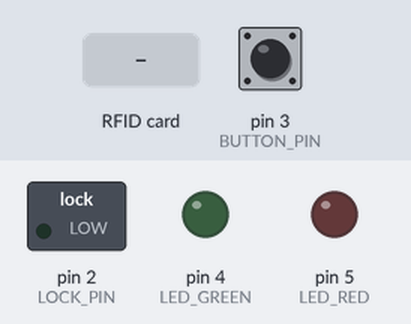
Bench run of a sketch on a simulated Arduino Uno, built with avr-gcc and run on an emulated ATmega328P. On the bench: switched loads named in the sketch (green lamp = pin HIGH), output pins drawn as LEDs (lit = HIGH). Dashed ring = blinking. Inputs (shaded band) come from the test bench; at power-on: pin 3 (BUTTON_PIN) LOW.

Above: at 1.2 s.
1.3 s: RFID card 5E 7A 19 C4 held to the reader
At 1.55 s:
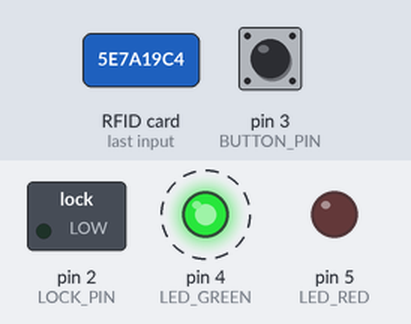
Timing chart, 0 to 4.3 s (numbered marks = the images above; inputs shaded):
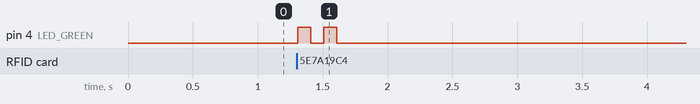

The sketch:

doorLock.ino
```cpp
/* Biblioteca com operações relacionadas aos cartões */
#include "RFID.hpp"

/* Biblioteca com operações relacionadas ao LED */
#include "Led.hpp"

/* Biblioteca com operações relacionadas ao relé */
#include "Rele.hpp"

/* Biblioteca com operações relacionadas ao botão */
#include "Button.hpp"

/* Definindo as variáveis globais para evitar, de declarar várias vezes */
LED led;
RFID rfid;
Rele rele;
Button button;

void setup(){
  /* Inicializa o RFID */
  rfid.initializeRFID();

  /* Inicializa o LED */
  led.initializeLED();

  /* Verifica se tem erro no RFID */
  while(rfid.errorRFID())
    led.blinkLED(LED_RED);

  /* Inicializa o relé */
  rele.initializeRele();

  /* Inicializa o botão */
  button.initializeButton();
}

void loop(){
  /* Fica lendo o botão */
  int buttonState = button.getValueButton();

  /* Verifica se não é novo cartão presente */
  if(!rfid.isNewCardPresent())
    return;

  /* Verifica se está lendo o cartão serial */
  if (!rfid.readCardSerial())
    return;

  /* Pega o ID do cartão RFID */
  String id = rfid.getIdCard();
  bool validCard = false;

  /* Verifica se o id que foi passado por parâmetro é igual ao que está no vetor ou se o botão foi presionado */
  if(rfid.cardIsValid(id) || buttonState == HIGH){

    /* Se é válido libera a porta */
    /* Ativo o relé, espero 5 segundos e depois desativo o relé */
    rele.turnOnRele();
    delay(TIMER_LOCK);
    rele.turnOffRele();

    /* Pisca o LED sinalizando que o cartão é válido */
    validCard = true;
    led.countBlinkLED(validCard);

  } else {

    /* Se não é válido, pisca o LED para mostrar que o cartão é inválido */
    led.countBlinkLED(validCard);

  }

  /* Delay para não ficar lendo várias vezes */
  delay(TIMER_READ_RFID);
}
```

Button.cpp
```cpp
#include "Button.hpp"

/**
* Autor: Alexandre Yuji Kajihara
* Descrição: implementações dos métodos que foram definidos como protótipos no arquivo Button.hpp.
* Esses métodos estão relacionados as operações que são realizadas pelo botão.
* Data de criação: 10/04/2018
* Data de atualização: 11/04/2018
**/

/**
* O método initializeButton(void), basicamente inicializa o botão na porta que foi definida, que no nosso caso é a porta 3.
* @param void, não tem nenhum parâmetro.
* @return void, não retorna nada.
*/
void Button :: initializeButton(void){
  pinMode(BUTTON_PIN, INPUT);
}

/**
* O método getValueButton(void), basicamente retorna o valor lido pelo botão.
* @param void, não tem nenhum parâmetro.
* @return digitalRead(BUTTON_PIN), que é um inteiro com o valor do botão.
*/
int Button :: getValueButton(void){
  return digitalRead(BUTTON_PIN);
}
```

Button.hpp
```cpp
#ifndef BUTTON_H
#define BUTTON_H

/**
* Autor: Alexandre Yuji Kajihara
* Descrição: definição de alguns valores necessários para se utilizar o botão,
* a inclusão de biblioteca, para poder utilizar o pinMode, etc. e os protótipos dos métodos.
* Data de criação: 10/04/2018
* Data de atualização: 11/04/2018
**/

/* Biblioteca necessária para utilizar os métodos pinMode(), digitalRead() */
#include <Arduino.h>

/* Definindo valores relacionado ao botão */
#define BUTTON_PIN 3

class Button{
	public:
    /* Protótipo dos métodos */
    void initializeButton(void);
    int getValueButton(void);
};

#endif /* BUTTOn_H */
```

Led.cpp
```cpp
#include "LED.hpp"

/**
* Autor: Alexandre Yuji Kajihara
* Descrição: implementações dos métodos que foram definidos como protótipos no arquivo Led.hpp. Esses métodos estão relacionados as operações
* que são realizadas pelo LED.
* Data de criação: 02/03/2018
* Data de atualização: 11/04/2018
**/

/**
* O método initializeLED(void), basicamente inicializa o LED na porta que foi definida, que no nosso caso é a porta 7.
* @param void, não tem nenhum parâmetro.
* @return void, não retorna nada.
*/
void LED :: initializeLED(void){
	pinMode(LED_RED, OUTPUT);
  pinMode(LED_GREEN, OUTPUT);
}

/**
* O método onLED(void), basicamente liga o LED na porta que foi definida, que no nosso caso é a porta 7.
* @param pinLed, que é um inteiro e recebe como parâmetro o valor do pino a qual o led está ligado no arduino.
* @return void, não retorna nada.
*/
void LED :: onLED(int pinLed){
	digitalWrite(pinLed, HIGH);
	delay(DELAYLED);
}

/**
* O método offLED(void), basicamente desliga o LED na porta que foi definida, que no nosso caso é a porta 7.
* @param pinLed, que é um inteiro e recebe como parâmetro o valor do pino a qual o led está ligado no arduino.
* @return void, não retorna nada.
*/
void LED :: offLED(int pinLed){
	digitalWrite(pinLed, LOW);
	delay(DELAYLED);
}

/**
* O método blinkLED(void), basicamente chama as funções de ligar e desligar o LED, para que o mesmo fique piscando.
* @param pinLed, que é um inteiro e recebe como parâmetro o valor do pino a qual o led está ligado no arduino.
* @return void, não retorna nada.
*/
void LED :: blinkLED(int pinLed){
  LED :: onLED(pinLed);
  LED :: offLED(pinLed);
}

/**
* O método countBlinkLED(int countBlink), basicamente chama a função de piscar o LED, baseado na quantidade de vezes que foi passado por parâmetro.
* @param valid, que é um booleano e recebe como parâmetro verdadeiro caso o cartão seja válido e caso contrário falso.
* @return void, não retorna nada.
*/
void LED :: countBlinkLED(bool valid){
  /* 4, porque o led indica que o cartão é inválido está na porta 4 */
  int pinLed = 4;
  for (int i = 0; i < BLINKLED; i++){
    /* 5, porque o led indica que o cartão válido e está na porta 4 */
    if(valid)
      pinLed = 5;
    LED :: blinkLED(pinLed);
  }
}
```

Led.hpp
```cpp
#ifndef LED_H
#define LED_H

/**
* Autor: Alexandre Yuji Kajihara
* Descrição: biblioteca relacionada as operações do LED, com os protótipos dos métodos que estão no arquivo Led.cpp.
* Além disso, contém a inclusão de outras bibliotecas, como o Arduino.h que permite utilizar variáveis do tipo byte, e também o método de delay().
* Já a biblioteca, MFRC522.h permite utilizar descobrir se a alguem erro no RFID, através de o valor de um enum que está presente nessa classe.
* Data de criação: 02/03/2018
* Data de atualização: 02/03/2018
**/

/* Definicão de alguns valores para utilizar */
#define LED_RED 5         /* LED que está na porta 5 */
#define LED_GREEN 4         /* LED que está na porta 4 */
#define DELAYLED 100       /* Tempo de delay do LED */
#define BLINKLED 2         /* Pisca o LED */

/* Biblioteca para uso da variável byte, delay() */
#include <Arduino.h>

/* Biblioteca para ter acesso ao enum da classe MFRC522 */
#include <MFRC522.h>

class LED{
	public:
    /* Protótipo dos métodos */
		void initializeLED(void);
    void onLED(int);
    void offLED(int);
    void blinkLED(int);
    void countBlinkLED(bool);
};

#endif /* LED_H */
```

RFID.cpp
```cpp
#include "RFID.hpp"

using namespace std;

/* Definindo o leitor de RFID */
MFRC522 mfrc522(SS_PIN, RST_PIN);

/**
* Autor: Alexandre Yuji Kajihara
* Descrição: implementações dos métodos que foram definidos como protótipos no arquivo RFID.hpp.
* Esses métodos estão relacionados as operações que são realizadas pelo cartão, as tags e o leitor de RFID.
* Data de criação: 10/04/2018
* Data de atualização: 11/04/2018
**/

/**
* O método initializeRFID(void), basicamente inicializa o leitor de RFID na porta que foi definida.
* @param void, não tem nenhum parâmetro.
* @return void, não retorna nada.
*/
void RFID :: initializeRFID(void){
  /* Inicializa o RFID */
  mfrc522.PCD_Init();
}

/**
* O método isNewCardPresent(void), basicamente verifica se é ou não um novo cartão presente.
* @param void, não tem nenhum parâmetro.
* @return mfrc522.PICC_IsNewCardPresent(), que é true caso seja um novo cartão presente ou false se não for um novo cartão.
*/
bool RFID :: isNewCardPresent(void){
  return mfrc522.PICC_IsNewCardPresent();
}

/**
* O método readCardSerial(void), basicamente verifica se está ou não lendo um cartão serial.
* @param void, não tem nenhum parâmetro.
* @return mfrc522.readCardSerial(), que é true caso esteja lendo um cartão na serial ou false caso não esteja lendo um cartão.
*/
bool RFID :: readCardSerial(void){
  return mfrc522.PICC_ReadCardSerial();
}

/**
* O método getIdCard(void), retorna em uma string o ID do cartão que foi lido pelo leitor de RFID.
* @param void, não tem nenhum parâmetro.
* @return id, que é uma string com o ID do cartão.
*/
String RFID :: getIdCard(void){
  /*
    Armazenar o ID do cartão em uma String
    https://www.filipeflop.com/blog/controle-acesso-leitor-rfid-arduino/
  */
  String id = "";
  for (byte i = 0; i < mfrc522.uid.size; i++){
     id.concat(String(mfrc522.uid.uidByte[i] < 0x10 ? " 0" : " "));
     id.concat(String(mfrc522.uid.uidByte[i], HEX));
  }

  /* Coloco o id com letras maiuscúlas */
  id.toUpperCase();

  /* Removo o primeiro character do id que é uma espaço em branco */
  id = id.substring(1, id.length());

  return id;
}

/**
* O método cardIsValid(String currentCardId) recebe uma string, e conteúdo dela é o id do cartão ou da tag.
* Com esse parâmetro, verificamos se o id do cartão é um dos id que está presente no vetor de id do cartão e das tag's.
* Se for um desses retorna verdade, caso contrário retorna falso.
* @param currentCardId, é uma string com o id que está sendo lido pelo leitor de RFID, e verificado se é um id válido ou não.
* @return true ou false, true quando o id recebido por parâmetro é válido e false quando id não é válido.
*/

/* Para declarar função em C++ é necessário por o nome da classe, que no caso é RFID */
bool RFID :: cardIsValid(String currentCardId){
	/* Todos os id's dos cartões */
  String allCardId[] = {};/* Substituir pelo ID do cartão */

	/* Percorro o vetor com todos os id's dos cartões */
	for(String cardId : allCardId){
		/* Se for zero significa que o id que está sendo lido é igual ao que está no vetor, então retorna verdade */
		if(cardId.compareTo(currentCardId) == 0)
			return true;
	}

  /* Caso não encontre o id no vetor, retorna falso */
	return false;
}

/**
* O método errorRFID(void), verifica se existe algum erro no RFID, caso exista retorna true e false caso não exista.
* @param countBlink, que é um inteiro com a quantidade de vezes que o LED irá piscar.
* @return true ou false, true quando existe algum erro no RFID e false quando não existe erro.
*/
bool RFID :: errorRFID(void){
  /* Para acessar um enum de um classe */
  MFRC522::PCD_Register version = MFRC522::PCD_Register::VersionReg;
  MFRC522 mfrc522;
  byte v = mfrc522.PCD_ReadRegister(version);
  if ((v == 0x00) || (v == 0xFF))
    return true;
  return false;
}
```

RFID.hpp
```cpp
#ifndef CARDS_H
#define CARDS_H

/**
* Autor: Alexandre Yuji Kajihara
* Descrição: biblioteca relacionadas as operações dos cartões RFID, com os protótipos dos métodos que estão no arquivo Cards.cpp.
* Além disso, contém a inclusão de outras bibliotecas, como o Arduino.h que permite utilizar variáveis do tipo String.
* Já a biblioteca, WString.h permite utilizar operações para manipular as Strings, como comparar duas strings, transformar as letras
* minúscula em maiúscula, pegar uma substring dentro de uma string e o tamanho da string.
* Data de criação: 02/03/2018
* Data de atualização: 11/04/2018
**/

/*
	Arduino sketches não suporta nenhuma biblioteca padrão do C++, então usar Arduino.h
	https://stackoverflow.com/questions/10612385/strings-in-c-class-file-for-arduino-not-compiling
*/
#include <Arduino.h>

/*
	Para poder utilizar o método compareTo(), toUpperCase(), substring() e length() é necessário adicionar a biblioteca abaixo
	http://forum.arduino.cc/index.php?topic=294419.0
*/
#include <WString.h>

/* Biblioteca relacionada ao leitor RFID */
#include <MFRC522.h>

/* Define relacionada ao RFID */
#define RST_PIN 9
#define SS_PIN 10
#define TIMER_READ_RFID 3000

class RFID{
	public:
    /* Protótipo dos métodos */
    void initializeRFID(void);
    bool isNewCardPresent(void);
    bool readCardSerial(void);
    String getIdCard(void);
		bool cardIsValid(String currentCardId);
    bool errorRFID(void);
};

#endif /* CARDS_H */
```

Rele.cpp
```cpp
#include "Rele.hpp"

using namespace std;

/**
* Autor: Alexandre Yuji Kajihara
* Descrição: implementações dos métodos que foram definidos como protótipos no arquivo Rele.hpp.
* Esses métodos estão relacionados as operações que são realizadas pelo Rele.
* Data de criação: 10/04/2018
* Data de atualização: 11/04/2018
**/

/**
* O método initializeRele(void), basicamente inicializa o Rele na porta que foi definida, que no nosso caso é a porta 2.
* @param void, não tem nenhum parâmetro.
* @return void, não retorna nada.
*/
void Rele :: initializeRele(void){
  /* Inicializa o relé */
  pinMode(LOCK_PIN, OUTPUT);
}

/**
* O método turnOnRele(void), ativa o relé, para poder passar energia para fechadura eletrônica.
* @param void, não tem nenhum parâmetro.
* @return void, não retorna nada.
*/
void Rele :: turnOnRele(void){
  digitalWrite(LOCK_PIN, HIGH);
}

/**
* O método turnOffRele(void), desativa o relé, e assim não passa energia para a fechadura eletrônica.
* @param void, não tem nenhum parâmetro.
* @return void, não retorna nada.
*/
void Rele :: turnOffRele(void){
  digitalWrite(LOCK_PIN, LOW);
}
```

Rele.hpp
```cpp
#ifndef RELE_H
#define RELE_H

/**
* Autor: Alexandre Yuji Kajihara
* Descrição: definição de alguns valores necessários para se utilizar o relé,
* a inclusão de biblioteca, para poder utilizar o pinMode, etc. e os protótipos dos métodos.
* Data de criação: 10/04/2018
* Data de atualização: 11/04/2018
**/

/*
  Arduino sketches não suporta nenhuma biblioteca padrão do C++, então usar Arduino.h
  https://stackoverflow.com/questions/10612385/strings-in-c-class-file-for-arduino-not-compiling
*/
#include <Arduino.h>

/* Define relacionada a trava */
#define LOCK_PIN 2
#define TIMER_LOCK 5000

class Rele{
	public:
    /* Protótipo dos métodos */
    void initializeRele(void);
    void turnOnRele(void);
    void turnOffRele(void);
};

#endif /* RELE_H */
```

Measured:
- after the input at 1.3 s, pin 4 (LED_GREEN): alternates HIGH for 0.10 s and LOW for 0.10 s, 4 changes in all, then stays LOW, starting at once
